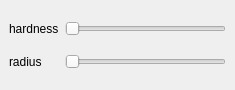
<?xml version="1.0" encoding="UTF-8"?>
<ui version="4.0">
 <class>CSliderSizeDockWidget</class>
 <widget class="QDockWidget" name="CSliderSizeDockWidget">
  <property name="geometry">
   <rect>
    <x>0</x>
    <y>0</y>
    <width>235</width>
    <height>90</height>
   </rect>
  </property>
  <property name="sizePolicy">
   <sizepolicy hsizetype="Preferred" vsizetype="Preferred">
    <horstretch>0</horstretch>
    <verstretch>0</verstretch>
   </sizepolicy>
  </property>
  <property name="floating">
   <bool>true</bool>
  </property>
  <property name="allowedAreas">
   <set>Qt::NoDockWidgetArea</set>
  </property>
  <property name="windowTitle">
   <string>DockWidget</string>
  </property>
  <widget class="QWidget" name="dockWidgetContents">
   <layout class="QGridLayout" name="gridLayout">
    <item row="0" column="1">
     <widget class="QSlider" name="SliderHardness">
      <property name="orientation">
       <enum>Qt::Horizontal</enum>
      </property>
     </widget>
    </item>
    <item row="1" column="1">
     <widget class="QSlider" name="SliderRadius">
      <property name="orientation">
       <enum>Qt::Horizontal</enum>
      </property>
     </widget>
    </item>
    <item row="0" column="0">
     <widget class="QLabel" name="labelHardness">
      <property name="text">
       <string>hardness</string>
      </property>
     </widget>
    </item>
    <item row="1" column="0">
     <widget class="QLabel" name="labelRadius">
      <property name="text">
       <string>radius</string>
      </property>
     </widget>
    </item>
   </layout>
  </widget>
 </widget>
 <resources/>
 <connections/>
</ui>
